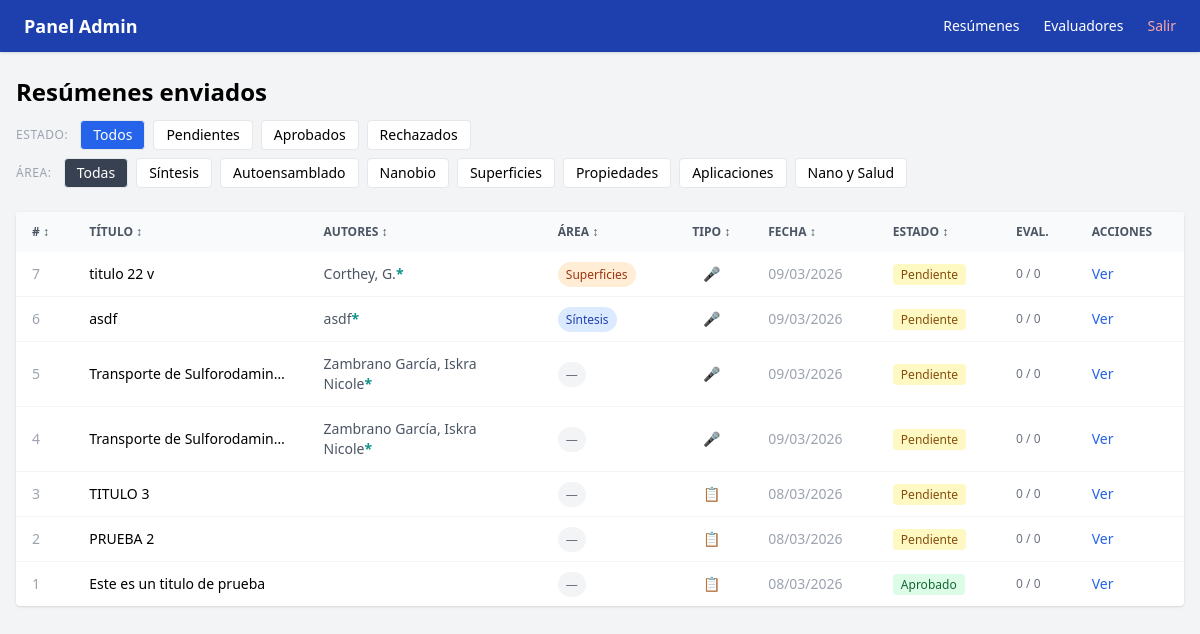
The page /admin (signed in) on the database its author committed.
### app/models.py (models this page shows)
class Abstract(Base):
    __tablename__ = "abstracts"
    id = Column(Integer, primary_key=True, index=True)
    titulo = Column(String, nullable=False)
    autor = Column(String, nullable=False)
    afiliacion = Column(String, nullable=False)
    email_autor = Column(String, nullable=False)
    contenido_html = Column(Text, nullable=False)
    presentacion_oral = Column(Integer, default=0)  # 1 = sí
    estado = Column(Enum(EstadoEnum), default=EstadoEnum.pendiente)
    fecha_envio = Column(DateTime, default=datetime.utcnow)
    reviews = relationship("Review", back_populates="abstract")
    asignaciones = relationship("Asignacion", back_populates="abstract")
    autores = relationship("Autor", back_populates="abstract", order_by="Autor.orden")
    afiliaciones = relationship("Afiliacion", back_populates="abstract", order_by="Afiliacion.orden")
    area_tematica = Column(String, nullable=True)
    referencias_html = Column(Text, nullable=True)

class Autor(Base):
    __tablename__ = "autores"
    id = Column(Integer, primary_key=True, index=True)
    abstract_id = Column(Integer, ForeignKey("abstracts.id"), nullable=False)
    nombre = Column(String, nullable=False)
    orden = Column(Integer, nullable=False)
    es_presentador = Column(Integer, default=0)  # 1 = sí
    afiliaciones_ids = Column(String, nullable=True)  # ej: "1,2"
    abstract = relationship("Abstract", back_populates="autores")

### app/main.py (the view)
@app.get("/admin", response_class=HTMLResponse)
@app.get("/admin", response_class=HTMLResponse)
def admin_abstracts(
    request: Request,
    estado: str = "todos",
    area: str = "todas",
    current_user: models.User = Depends(require_admin),
    db: Session = Depends(get_db)
):
    query = db.query(models.Abstract)
    if estado != "todos":
        query = query.filter(models.Abstract.estado == estado)
    if area != "todas":
        query = query.filter(models.Abstract.area_tematica == area)
    abstracts = query.order_by(models.Abstract.fecha_envio.desc()).all()
    return templates.TemplateResponse("admin/abstracts.html", {
        "request": request,
        "abstracts": abstracts,
        "estado_filtro": estado,
        "area_filtro": area,
        "current_user": current_user
    })

### app/templates/admin/abstracts.html (shortened to what this page needs)
{% extends "admin/base.html" %}
{% block content %}
<div class="mb-6">
    <div class="flex items-center justify-between mb-3">
        <h1 class="text-2xl font-bold">Resúmenes enviados</h1>
    </div>
    <div class="flex flex-wrap gap-2 text-sm mb-2">
        <span class="text-gray-400 text-xs self-center uppercase tracking-wider mr-1">Estado:</span>
        <a href="?estado=todos&area={{ area_filtro }}" class="px-3 py-1 rounded border {% if estado_filtro == 'todos' %}bg-blue-600 text-white{% else %}bg-white{% endif %}">Todos</a>
        <a href="?estado=pendiente&area={{ area_filtro }}" class="px-3 py-1 rounded border {% if estado_filtro == 'pendiente' %}bg-yellow-500 text-white{% else %}bg-white{% endif %}">Pendientes</a>
        <a href="?estado=aprobado&area={{ area_filtro }}" class="px-3 py-1 rounded border {% if estado_filtro == 'aprobado' %}bg-green-600 text-white{% else %}bg-white{% endif %}">Aprobados</a>
        <a href="?estado=rechazado&area={{ area_filtro }}" class="px-3 py-1 rounded border {% if estado_filtro == 'rechazado' %}bg-red-600 text-white{% else %}bg-white{% endif %}">Rechazados</a>
    </div>
    <div class="flex flex-wrap gap-2 text-sm">
        <span class="text-gray-400 text-xs self-center uppercase tracking-wider mr-1">Área:</span>
        <a href="?estado={{ estado_filtro }}&area=todas" class="px-3 py-1 rounded border {% if area_filtro == 'todas' %}bg-gray-700 text-white{% else %}bg-white{% endif %}">Todas</a>
        <a href="?estado={{ estado_filtro }}&area=1" class="px-3 py-1 rounded border {% if area_filtro == '1' %}bg-blue-500 text-white{% else %}bg-white{% endif %}">Síntesis</a>
        <a href="?estado={{ estado_filtro }}&area=2" class="px-3 py-1 rounded border {% if area_filtro == '2' %}bg-purple-500 text-white{% else %}bg-white{% endif %}">Autoensamblado</a>
        <a href="?estado={{ estado_filtro }}&area=3" class="px-3 py-1 rounded border {% if area_filtro == '3' %}bg-green-500 text-white{% else %}bg-white{% endif %}">Nanobio</a>
        <a href="?estado={{ estado_filtro }}&area=4" class="px-3 py-1 rounded border {% if area_filtro == '4' %}bg-orange-500 text-white{% else %}bg-white{% endif %}">Superficies</a>
        <a href="?estado={{ estado_filtro }}&area=5" class="px-3 py-1 rounded border {% if area_filtro == '5' %}bg-yellow-500 text-white{% else %}bg-white{% endif %}">Propiedades</a>
        <a href="?estado={{ estado_filtro }}&area=6" class="px-3 py-1 rounded border {% if area_filtro == '6' %}bg-teal-500 text-white{% else %}bg-white{% endif %}">Aplicaciones</a>
        <a href="?estado={{ estado_filtro }}&area=7" class="px-3 py-1 rounded border {% if area_filtro == '7' %}bg-red-500 text-white{% else %}bg-white{% endif %}">Nano y Salud</a>
    </div>
</div>
{% if abstracts %}
<div class="bg-white rounded shadow overflow-x-auto">
    <table class="text-sm" id="tabla-abstracts" style="min-width: 800px; width: 100%;">
        <thead class="bg-gray-50 text-gray-600 uppercase text-xs">
            <tr>
                <th class="px-4 py-3 text-left cursor-pointer hover:bg-gray-100 select-none" onclick="sortTable(0)"># <span class="sort-icon">↕</span></th>
                <th class="px-4 py-3 text-left cursor-pointer hover:bg-gray-100 select-none" onclick="sortTable(1)">Título <span class="sort-icon">↕</span></th>
                <th class="px-4 py-3 text-left cursor-pointer hover:bg-gray-100 select-none" onclick="sortTable(2)">Autores <span class="sort-icon">↕</span></th>
                <th class="px-4 py-3 text-left cursor-pointer hover:bg-gray-100 select-none" onclick="sortTable(3)">Área <span class="sort-icon">↕</span></th>
                <th class="px-4 py-3 text-center cursor-pointer hover:bg-gray-100 select-none" onclick="sortTable(4)">Tipo <span class="sort-icon">↕</span></th>
                <th class="px-4 py-3 text-left cursor-pointer hover:bg-gray-100 select-none" onclick="sortTable(5)">Fecha <span class="sort-icon">↕</span></th>
                <th class="px-4 py-3 text-left cursor-pointer hover:bg-gray-100 select-none" onclick="sortTable(6)">Estado <span class="sort-icon">↕</span></th>
                <th class="px-4 py-3 text-left">Eval.</th>
                <th class="px-4 py-3 text-left">Acciones</th>
            </tr>
        </thead>
        <tbody class="divide-y divide-gray-100">
            {% for a in abstracts %}
            {% set area_info = {
                '1': ('Síntesis', 'bg-blue-100 text-blue-800'),
                '2': ('Autoensamblado', 'bg-purple-100 text-purple-800'),
                '3': ('Nanobio', 'bg-green-100 text-green-800'),
                '4': ('Superficies', 'bg-orange-100 text-orange-800'),
                '5': ('Propiedades', 'bg-yellow-100 text-yellow-800'),
                '6': ('Aplicaciones', 'bg-teal-100 text-teal-800'),
                '7': ('Nano y Salud', 'bg-red-100 text-red-800'),
            } %}
            {% set info = area_info.get(a.area_tematica, ('—', 'bg-gray-100 text-gray-500')) %}
            <tr class="hover:bg-gray-50">
                <td class="px-4 py-3 text-gray-400">{{ a.id }}</td>
                <td class="px-4 py-3 font-medium" style="max-width: 200px;">
                    <div class="truncate">{{ a.titulo | striptags }}</div>
                </td>
                <td class="px-4 py-3 text-gray-600" style="max-width: 200px;">
                    {% for autor in a.autores %}
                        <span>{{ autor.nombre }}{% if autor.es_presentador %}<span class="text-teal-600 font-bold" title="Presenta">*</span>{% endif %}{% if not loop.last %}, {% endif %}</span>
                    {% endfor %}
                </td>
                <td class="px-4 py-3">
                    <span class="px-2 py-1 rounded-full text-xs font-medium {{ info[1] }}">{{ info[0] }}</span>
                </td>
                <td class="px-4 py-3 text-center">
                    {% if a.presentacion_oral %}
                        <span class="text-teal-600" title="Solicita presentación oral">🎤</span>
                    {% else %}
                        <span class="text-gray-400" title="Solo póster">📋</span>
                    {% endif %}
                </td>
                <td class="px-4 py-3 text-gray-400 whitespace-nowrap">{{ a.fecha_envio.strftime('%d/%m/%Y') }}</td>
                <td class="px-4 py-3 whitespace-nowrap">
                    {% if a.estado.value == 'pendiente' %}
                        <span class="bg-yellow-100 text-yellow-800 px-2 py-0.5 rounded text-xs">Pendiente</span>
                    {% elif a.estado.value == 'aprobado' %}
                        <span class="bg-green-100 text-green-800 px-2 py-0.5 rounded text-xs">Aprobado</span>
                    {% else %}
                        <span class="bg-red-100 text-red-800 px-2 py-0.5 rounded text-xs">Rechazado</span>
                    {% endif %}
                </td>
                <td class="px-4 py-3 text-gray-500 text-xs whitespace-nowrap">{{ a.asignaciones | length }} / {{ a.reviews | length }}</td>
                <td class="px-4 py-3">
                    <a href="/admin/abstracts/{{ a.id }}" class="text-blue-600 hover:underline">Ver</a>
                </td>
            </tr>
            {% endfor %}
        </tbody>
    </table>
</div>
{% else %}
<div class="bg-white rounded shadow p-8 text-center text-gray-400">
    No hay resúmenes con este filtro.
</div>
{% endif %}
{% endblock %}

### rows shown on the page
Abstract: id "7", titulo "titulo 22 v", info "Superficies", fecha_envio "09/03/2026", estado "Pendiente", asignaciones|length "0", reviews|length "0"
Autor: nombre "Corthey, G."
Abstract: id "6", titulo "asdf", info "Síntesis", fecha_envio "09/03/2026", estado "Pendiente", asignaciones|length "0", reviews|length "0"
Autor: nombre "asdf"
Abstract: id "5", titulo "Transporte de Sulforodamin…", info "—", fecha_envio "09/03/2026", estado "Pendiente", asignaciones|length "0", reviews|length "0"
Autor: nombre "Zambrano García, Iskra Nicole"
Abstract: id "4", titulo "Transporte de Sulforodamin…", info "—", fecha_envio "09/03/2026", estado "Pendiente", asignaciones|length "0", reviews|length "0"
Autor: nombre "Zambrano García, Iskra Nicole"
Abstract: id "3", titulo "TITULO 3", info "—", fecha_envio "08/03/2026", estado "Pendiente", asignaciones|length "0", reviews|length "0"
Abstract: id "2", titulo "PRUEBA 2", info "—", fecha_envio "08/03/2026", estado "Pendiente", asignaciones|length "0", reviews|length "0"
Abstract: id "1", titulo "Este es un titulo de prueba", info "—", fecha_envio "08/03/2026", estado "Aprobado", asignaciones|length "0", reviews|length "0"
